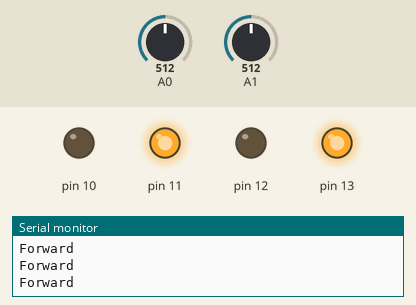
Simulated run of this sketch. Board: Arduino Uno, built with avr-gcc and run on an emulated ATmega328P. On the bench: output pins drawn as LEDs (lit = HIGH), the last lines printed to the serial monitor. Inputs (shaded band) come from the test bench; at power-on: A0 = 512, A1 = 512.

Above: at 1.2 s.
1.3 s: A0 set to 591
4.3 s: A0 set to 608
At 5.0 s:
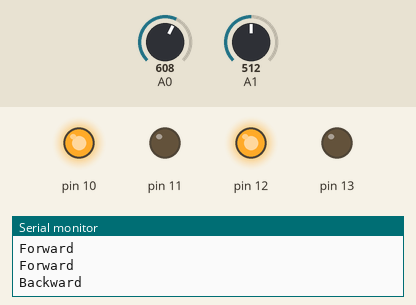
7.3 s: A1 set to 610
At 8.1 s:
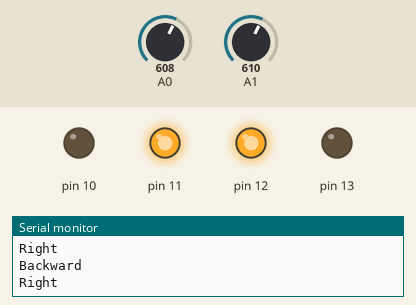
Timing chart, 0 to 14.8 s (numbered marks = the images above; inputs shaded):
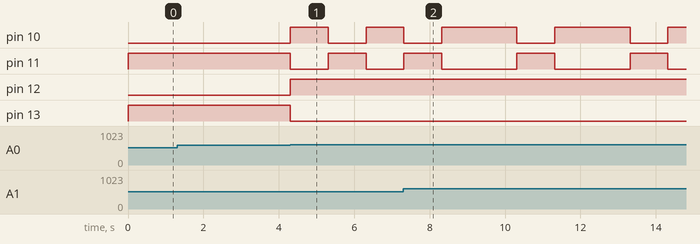

Measured:
- the behaviour switches between 600 and 601 on A0 (found by bisection; images 0 and 1)
- after the input at 4.3 s, pin 10: LOW → HIGH at once, → LOW 1.0 s later, → HIGH 1.0 s later; pin 11: HIGH → LOW at once, → HIGH 1.0 s later, → LOW 1.0 s later; pin 12: LOW → HIGH at once; pin 13: HIGH → LOW at once
- after the input at 7.3 s, pin 10: alternates HIGH for 2.0 s and LOW for 1.0 s, starting after 3.0 s; pin 11: alternates HIGH for 1.0 s and LOW for 2.0 s, starting after 3.0 s

The sketch:

OBJECT_AVOIDER_ROBOT.ino
```cpp
void setup() {
  // put your setup code here, to run once:
Serial.begin(9600);
pinMode(10,OUTPUT);
pinMode(11,OUTPUT);
pinMode(12,OUTPUT);
pinMode(13,OUTPUT);
pinMode(A0,INPUT);
pinMode(A1,INPUT);
}

void moveRobot(String motion)
{
   if(motion == "Forward")
   { digitalWrite(10,LOW);
     digitalWrite(11,HIGH);
     digitalWrite(12,LOW);
     digitalWrite(13,HIGH);
     Serial.println("Forward");
   }
   if(motion == "Backward")
   { digitalWrite(10,HIGH);
     digitalWrite(11,LOW);
     digitalWrite(12,HIGH);
     digitalWrite(13,LOW);
     Serial.println("Backward");
   }

   if(motion == "Left")
   { digitalWrite(10,HIGH);
     digitalWrite(11,LOW);
     digitalWrite(12,LOW);
     digitalWrite(13,HIGH);
     Serial.println("Left");
   }
   if(motion == "Right")
   { digitalWrite(10,LOW);
     digitalWrite(11,HIGH);
     digitalWrite(12,HIGH);
     digitalWrite(13,LOW);
     Serial.println("Right");
   }
   if(motion == "STOP")
   { digitalWrite(10,LOW);
     digitalWrite(11,LOW);
     digitalWrite(12,LOW);
   digitalWrite(13,LOW);
     Serial.println("STOP");
   }

}
void loop() {
  // put your main code here, to run repeatedly:
int Left=analogRead(A1);
int Right=analogRead(A0);
if((Right>600) && (Left>600))
{
  moveRobot("Backward");
  delay(2000);
  moveRobot("Right");
  delay(1000);
}
if((Right<600) && (Left<600))
{
  moveRobot("Forward");
}
if((Right<600) && (Left>600))
{
  moveRobot("Backward");
  delay(1000);
  moveRobot("Left");
  delay(1000);
}
if((Right>600) && (Left<600))
{ moveRobot("Backward");
  delay(1000);
  moveRobot("Right");
  delay(1000);
}
}
```
